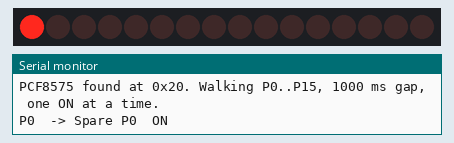
Simulated run of this program. Board: ESP32. Shown: 16 port-expander outputs drawn as a row of LEDs (first output left, lit = HIGH), the last lines printed to the serial monitor. Wiring (inferred from the names in the program): PCF8575 port expander at I2C address 0x20. Wiring (inferred from the signals the program sends): row of LEDs: on Q0, Q1, Q2, Q3, Q4, Q5, Q6, Q7, Q8, Q9, Q10, Q11, Q12, Q13, Q14, Q15.

Above: at 0.7 s.
At 2.7 s:
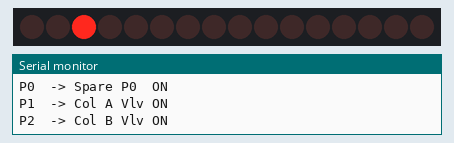
At 4.7 s:
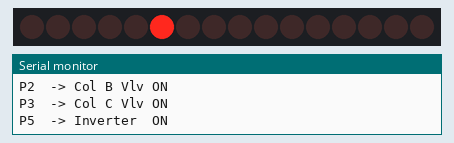
At 9.7 s:
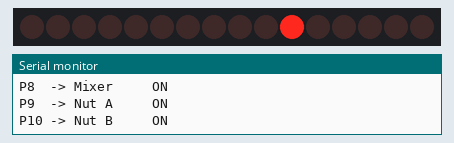
At 13.7 s:
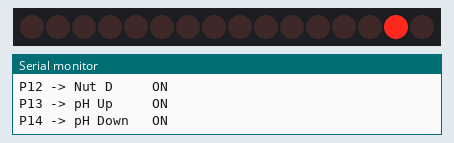
At 18.7 s:
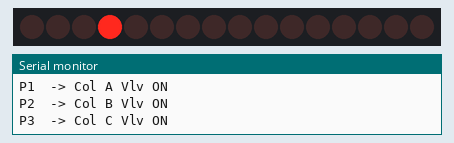
Timing chart, 0 to 19.7 s (numbered marks = the images above):
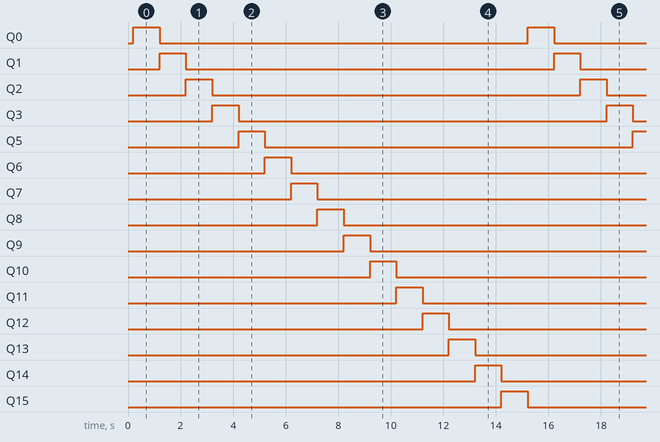

Measured:
- by itself, Q0–3, Q5–15: alternates HIGH for 1.0 s and LOW for 14.0 s
- by itself, everything shown: repeats every 15.0 s, in 15 steps

The program:

main.cpp
```cpp
/* =============================================================================
 *  ESP32 #2  --  STANDALONE PCF8575 RELAY SEQUENCE TEST  (wiring / I2C check)
 * -----------------------------------------------------------------------------
 *  Purpose: prove the PCF8575 + relay board wiring works, with NOTHING else in
 *  the loop -- no ESP1, no UART, no work orders. It walks ONE relay ON up the
 *  bank (P0 -> P15), one at a time, with a 1-second gap between each, forever.
 *  If a relay clicks here, the hardware path is good and the main ESP2 firmware
 *  uses the exact same I2C/active-LOW writes (pcfWrite/pcfOn).
 *
 *  WIRING (must match the real rig / ESP2/src/main.cpp):
 *    PCF8575 SDA -> GPIO21,  SCL -> GPIO22,  address 0x20 (A0..A2 = GND).
 *    Outputs are ACTIVE-LOW: writing 0xFFFF = all relays OFF; clearing a bit
 *    drives that output LOW = that relay ON.
 *
 *  >>> SAFETY: this drives every output in turn, including the inverter (P5), the
 *      AC pumps (P6/P7/P10) and the master cutoff (P17/bit15). For a dry wiring
 *      check, power the relay board but keep AC pumps/loads DISCONNECTED, or set
 *      FIRST_BIT / LAST_BIT below to skip those channels.
 *      P4 is skipped: it is the battery-select DPDT now, not a valve, and it would
 *      move the boards to the secondary. Set SKIP_P4 false only with the hold-up proven.
 *
 *  BUILD: PlatformIO -> env:esp32dev (only uses <Wire.h>, no extra libs).
 *         `pio run -t upload` then `pio device monitor` @ 115200.
 * ========================================================================== */

#include <Arduino.h>
#include <Wire.h>

/* ---- Config (match ESP2) ------------------------------------------------- */
#define I2C_SDA   21
#define I2C_SCL   22
#define PCF_ADDR  0x20

/* ---- Sequence options ---------------------------------------------------- */
const uint8_t  FIRST_BIT = 0;      // first PCF output to test (0..15)
const uint8_t  LAST_BIT  = 15;     // last  PCF output to test (0..15)
const uint16_t STEP_MS   = 1000;   // 1 second between each relay (gap requested)
const bool     SKIP_P4   = true;   // P4 = the battery DPDT (see SAFETY above)

/* ---- Channel names (mirror ESP2 OUT_* numbering) ------------------------- */
const char *CH_NAME[16] = {
  "Spare P0",  // P0
  "Col A Vlv", // P1
  "Col B Vlv", // P2
  "Col C Vlv", // P3
  "Batt->2nd", // P4
  "Inverter",  // P5  (AC source)
  "Transfer",  // P6  (AC pump)
  "Booster",   // P7  (AC pump)
  "Mixer",     // P8  (P10 AC motor)
  "Nut A",     // P9  (P11)
  "Nut B",     // P10 (P12)
  "Nut C",     // P11 (P13)
  "Nut D",     // P12 (P14, unused in main fw)
  "pH Up",     // P13 (P15)
  "pH Down",   // P14 (P16)
  "Cutoff"     // P15 (P17, master actuator-power cutoff)
};

/* ---- PCF8575 raw I2C (active-LOW; identical pattern to ESP2 firmware) ----- */
uint16_t pcfShadow = 0xFFFF;       // all OFF

bool pcfWrite(uint16_t s) {
  Wire.beginTransmission(PCF_ADDR);
  Wire.write(lowByte(s));
  Wire.write(highByte(s));
  bool ok = (Wire.endTransmission() == 0);
  pcfShadow = s;
  return ok;
}
void allOff()            { pcfWrite(0xFFFF); }
void relayOn(uint8_t b)  { pcfWrite(0xFFFF & ~(uint16_t)(1 << b)); }   // exactly one ON

bool pcfPresent() {
  Wire.beginTransmission(PCF_ADDR);
  return (Wire.endTransmission() == 0);
}

void setup() {
  Serial.begin(115200);
  delay(200);
  Serial.println(F("\n=== ESP32 #2 PCF8575 relay sequence test ==="));

  Wire.begin(I2C_SDA, I2C_SCL);
  Wire.setClock(100000);
  allOff();                                  // SAFE: every relay OFF first

  if (!pcfPresent()) {
    Serial.printf("ERROR: no I2C ACK from PCF8575 at 0x%02X.\n", PCF_ADDR);
    Serial.println(F("Check SDA=21 / SCL=22, 3.3V/GND, address straps, and pull-ups."));
    // Slow blink on GPIO2 so a missing PCF is obvious even without the serial monitor.
    pinMode(2, OUTPUT);
    while (true) { digitalWrite(2, HIGH); delay(150); digitalWrite(2, LOW); delay(850); }
  }
  Serial.printf("PCF8575 found at 0x%02X. Walking P%u..P%u, %u ms gap, one ON at a time.\n",
                PCF_ADDR, FIRST_BIT, LAST_BIT, STEP_MS);
}

void loop() {
  for (uint8_t b = FIRST_BIT; b <= LAST_BIT && b < 16; b++) {
    if (SKIP_P4 && b == 4) continue;
    relayOn(b);                              // exactly this relay ON (all others OFF)
    Serial.printf("P%-2u -> %-9s ON\n", b, CH_NAME[b]);
    delay(STEP_MS);                          // 1 s gap, then move up to the next
  }
  // wrap and repeat from the bottom, always going up
}
```
